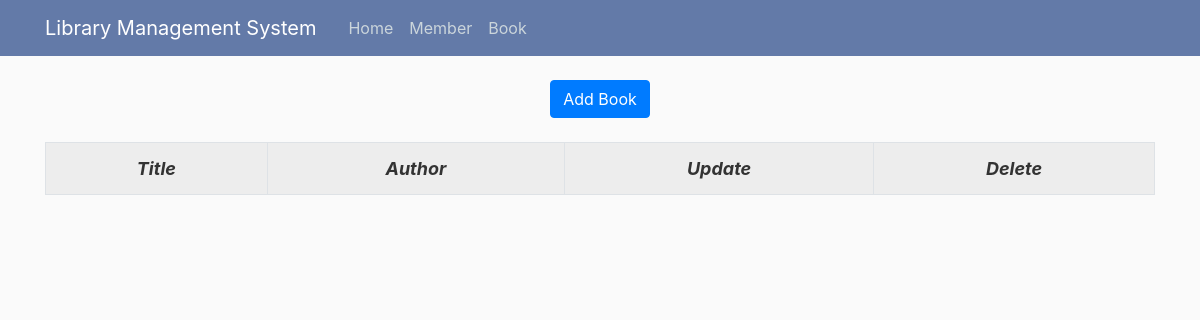
Page /book/view on the earlier database version.
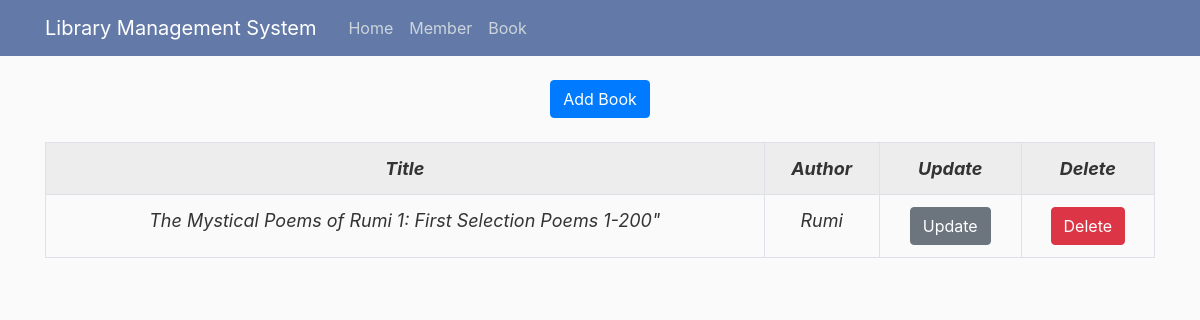
Same page on the later database version.
### library/models.py (models this page shows, shortened)
class Book(db.Model):
    id = db.Column(db.Integer, primary_key=True)
    title = db.Column(db.String, nullable=False)
    authors = db.Column(db.String, nullable=False)
    average_rating = db.Column(db.Float, nullable=False)
    isbn = db.Column(db.Integer, nullable=False)
    isbn13 = db.Column(db.Integer, nullable=False)
    language_code = db.Column(db.String(300), nullable=False)
    num_pages = db.Column(db.Integer, nullable=False)
    ratings_count = db.Column(db.Integer, nullable=False)
    text_reviews_count = db.Column(db.Integer, nullable=False)
    publication_date = db.Column(db.Date, nullable=False)
    publisher = db.Column(db.String, nullable=False)
    total_quantity = db.Column(db.Integer, default=30)
    available_quantity = db.Column(db.Integer, default=30)
    transaction = db.relationship('Transaction', backref='book', lazy=True)

### library/routes.py (the view)
@app.route("/book/view", methods=['GET'])
def view_book():
    books = Book.query.all()
    return render_template('book.html', books=books)

### library/templates/book.html (shortened to what this page needs)
{% extends "layout.html" %}
{% block content %}
<div style="text-align: center;"><a href="{{url_for('add_book')}}"><button class="btn btn-primary">Add
            Book</button></a></div> <br>
<table class="table table-striped table-bordered table-responsive-lg">
    <tr>
        <th>Title</th>
        <th>Author</th>
        <th>Update</th>
        <th>Delete</th>
    </tr>
    {% for book in books %}
    <tr>
        <td>{{ book.title }}</td>
        <td>{{ book.authors }}</td>
        <td><a href="{{ url_for('update_book', book_id=book.id) }}"><button
                    class="btn btn-secondary">Update</button></a></td>
        <td><button type="button" class="btn btn-danger" data-toggle="modal"
                data-target="#deleteModal-{{book.id}}">Delete</button>
        </td>
    </tr>
    {% endfor %}
</table>
{% endblock content %}

### library/templates/layout.html (shortened to what this page needs)
<!DOCTYPE html>
<html>
<head>
    <link rel="stylesheet" href="https://maxcdn.bootstrapcdn.com/bootstrap/4.0.0/css/bootstrap.min.css"
>
    <link rel="stylesheet" type="text/css" href="{{ url_for('static', filename='main.css') }}">
</head>
<body>
    <header class="site-header">
        <nav class="navbar navbar-expand-md navbar-dark bg-steel fixed-top">
            <div class="container">
                <a class="navbar-brand mr-4" href="{{ url_for('home')}}">Library Management System</a>
                <div class="collapse navbar-collapse" id="navbarToggle">
                    <div class="navbar-nav mr-auto">
                        <a class="nav-item nav-link" href="{{ url_for('home') }}">Home</a>
                        <a class="nav-item nav-link" href="{{ url_for('view_member')}}">Member</a>
                        <a class="nav-item nav-link" href="{{ url_for('view_book')}}">Book</a>
                    </div>
                </div>
            </div>
        </nav>
    </header>
    <main role="main" class="container">
        <div class="row">
            <div class="col-md-12">
                {% block content %}{% endblock %}
            </div>
        </div>
    </main>
</body>
</html>

### library/static/main.css (style rules this page uses)
body { background: #fafafa; color: #333333; margin-top: 5rem; overflow: scroll; }
.bg-steel { background-color: #637aa8; }
.site-header .navbar-nav .nav-link { color: #cbd5db; }
table, th, td { border: 51px solid black; border-collapse: collapse; text-align: center; font-weight: 400; font-size: large; font-style: italic; font-family: -apple-system, BlinkMacSystemFont, 'Segoe UI', Roboto, Oxygen, Ubuntu, Cantarell, 'Open Sans', 'Helvetica Neue', sans-serif; }
th { font-weight: bold; }

Differences in the rows shown:
added Book: title "The Mystical Poems of Rumi 1: First Selection Poems 1-200\"", authors "Rumi"
